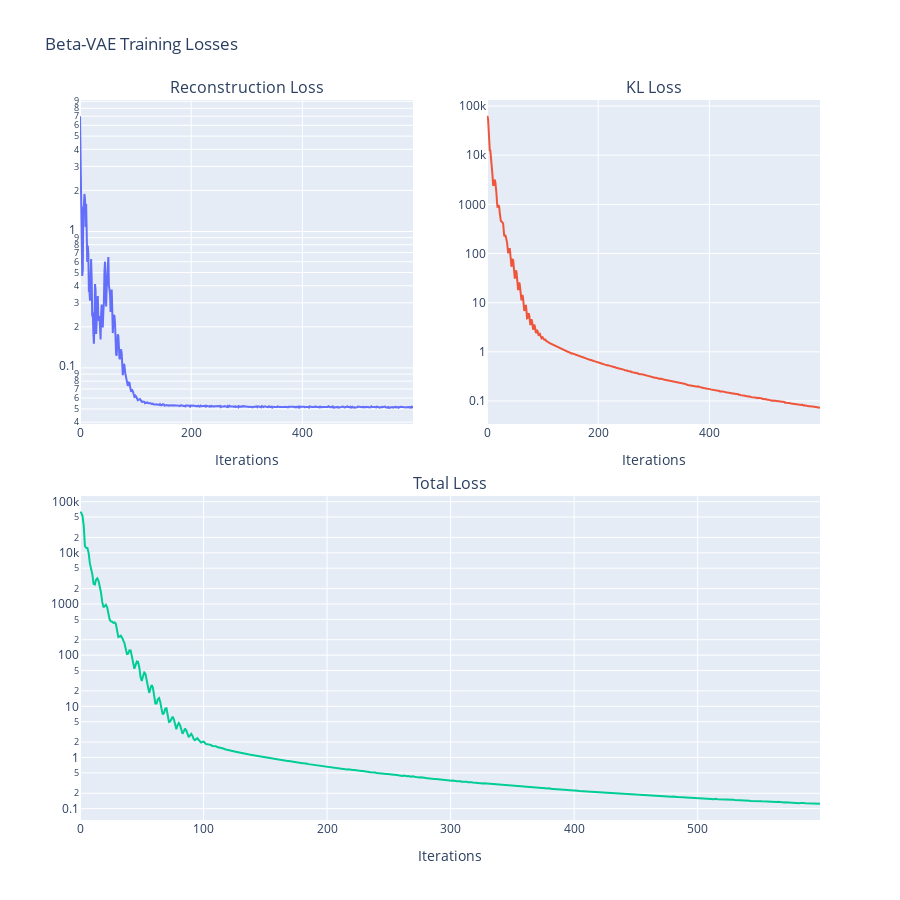

Notebook cell for this chart:
### Code cell
loss_history = pd.DataFrame(trainer.pre_train_loss_history)

# Create a subplot figure with 1x2 grid for individual losses, and a second row spanning the entire width for total loss
fig = make_subplots(
    rows=2, cols=2,
    subplot_titles=("Reconstruction Loss", "KL Loss", "Total Loss"),
    specs=[[{'type': 'scatter'}, {'type': 'scatter'}],
           [{'colspan': 2, 'type': 'scatter'}, None]],
    vertical_spacing=0.1,
    horizontal_spacing=0.1
)

# Add traces for individual losses
fig.add_trace(go.Scatter(x=loss_history.index, y=loss_history["Reconstruction Loss"], mode="lines", name="Reconstruction Loss"), row=1, col=1)
fig.add_trace(go.Scatter(x=loss_history.index, y=loss_history["KL Loss"], mode="lines", name="KL Loss"), row=1, col=2)

# Add a trace for the total loss spanning the entire second row
fig.add_trace(go.Scatter(x=loss_history.index, y=loss_history["Total Loss"], mode="lines", name="Total Loss"), row=2, col=1)

# Update the layout to include 'Iterations' as the x-axis name for each subplot
fig.update_xaxes(title_text="Iterations", row=1, col=1)
fig.update_xaxes(title_text="Iterations", row=1, col=2)
fig.update_xaxes(title_text="Iterations", row=2, col=1)  # The third row spans two columns

fig.update_yaxes(type="log", row=1, col=1)
fig.update_yaxes(type="log", row=1, col=2)
fig.update_yaxes(type="log", row=2, col=1)  # The third row spans two columns

# Update the layout
fig.update_layout(height=900, width=900, title_text="Beta-VAE Training Losses", showlegend=False)

# Show the plot
fig.show()

### Figure 1 — Plotly figure (JSON) as saved in the notebook; plotly's stock layout.template omitted (floating-point values rounded to 4 significant figures; data arrays with more than 128 entries replaced by an {"elided": "..."} marker saying what was removed)
{"data": [{"mode": "lines", "name": "Reconstruction Loss", "type": "scatter", "x": {"elided": "600 int values"}, "xaxis": "x", "y": {"elided": "600 float values"}, "yaxis": "y"}, {"mode": "lines", "name": "KL Loss", "type": "scatter", "x": {"elided": "600 int values"}, "xaxis": "x2", "y": {"elided": "600 float values"}, "yaxis": "y2"}, {"mode": "lines", "name": "Total Loss", "type": "scatter", "x": {"elided": "600 int values"}, "xaxis": "x3", "y": {"elided": "600 float values"}, "yaxis": "y3"}], "layout": {"annotations": [{"font": {"size": 16}, "showarrow": false, "text": "Reconstruction Loss", "x": 0.225, "xanchor": "center", "xref": "paper", "y": 1, "yanchor": "bottom", "yref": "paper"}, {"font": {"size": 16}, "showarrow": false, "text": "KL Loss", "x": 0.775, "xanchor": "center", "xref": "paper", "y": 1, "yanchor": "bottom", "yref": "paper"}, {"font": {"size": 16}, "showarrow": false, "text": "Total Loss", "x": 0.5, "xanchor": "center", "xref": "paper", "y": 0.45, "yanchor": "bottom", "yref": "paper"}], "height": 900, "showlegend": false, "title": {"text": "Beta-VAE Training Losses"}, "width": 900, "xaxis": {"anchor": "y", "domain": [0, 0.45], "title": {"text": "Iterations"}}, "xaxis2": {"anchor": "y2", "domain": [0.55, 1], "title": {"text": "Iterations"}}, "xaxis3": {"anchor": "y3", "domain": [0, 1], "title": {"text": "Iterations"}}, "yaxis": {"anchor": "x", "domain": [0.55, 1], "type": "log"}, "yaxis2": {"anchor": "x2", "domain": [0.55, 1], "type": "log"}, "yaxis3": {"anchor": "x3", "domain": [0, 0.45], "type": "log"}}}
